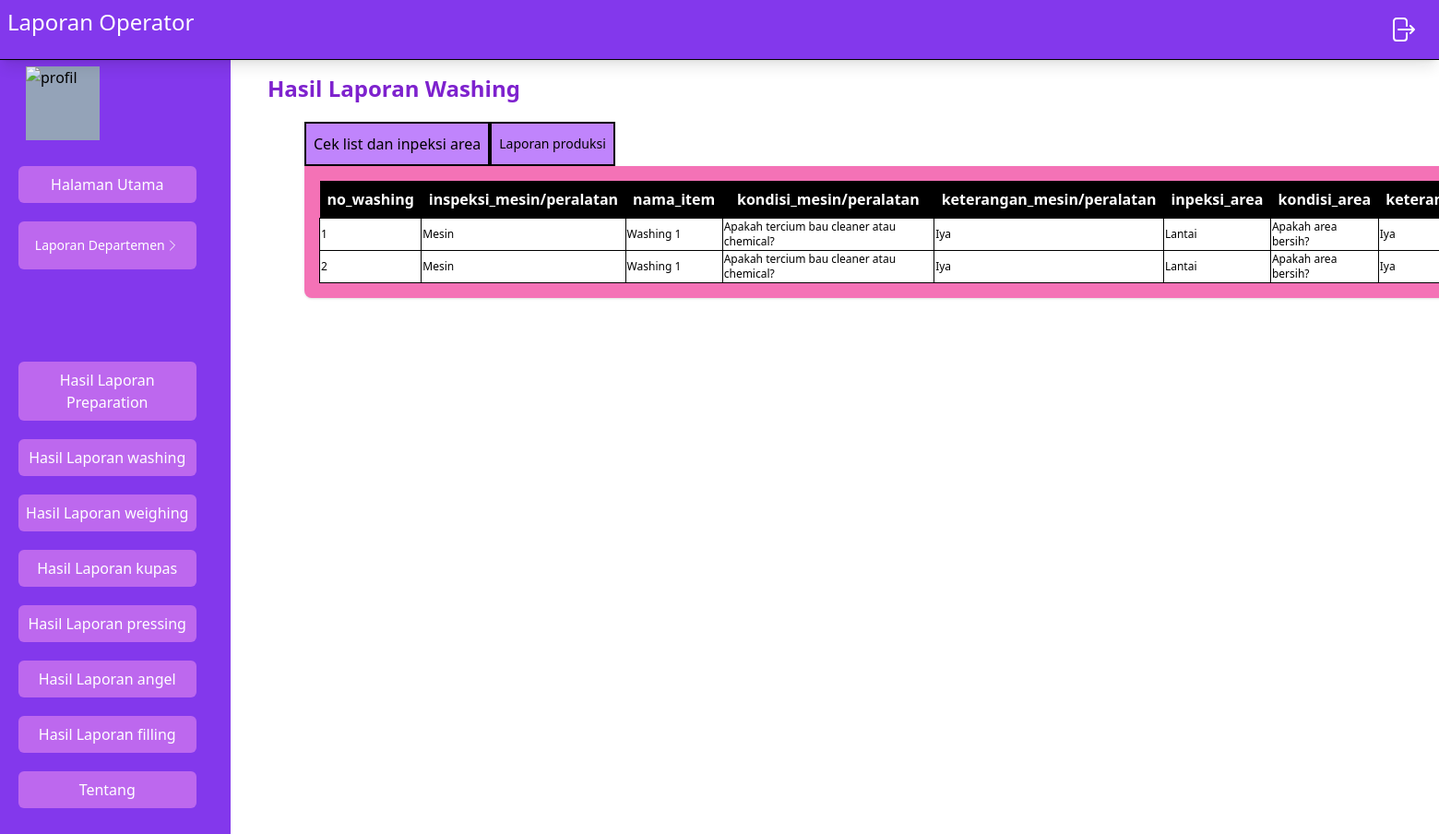
The page /src/Operator/laporanWashing.php on the database its author committed.
### tables this page shows
CREATE TABLE `form_washing_inspeksi_area` (
  `no_washing` int NOT NULL,
  `inspeksi_mesin/peralatan` set('Mesin','Peralatan Produksi') NOT NULL,
  `nama_item` set('Washing 1','Washing 2','Washing 3','Spinner 1','Spinner 2','Convayer 1 dan 2','Bak stainless steel','Container','Saringan','Dosing pump klorin','Selang air') NOT NULL,
  `kondisi_mesin/peralatan` set('Apakah tercium bau cleaner atau chemical?','Apakah part berfungsi dengan baik?','Apakah ada bagian berjamur?','Apakah ada bagian berkarat?','Apakah ada bagian yang kendor?','Apakah ada bagian pecah/sobek/bocor/patah?','apakah ada bagian yang hilang') NOT NULL,
  `keterangan_mesin/peralatan` enum('Iya','Tidak') NOT NULL,
  `inpeksi_area` set('Lantai','Dinding','Plafond','Pintu','Plastic Curtain','Gutter') NOT NULL,
  `kondisi_area` set('Apakah area bersih?','Apakah ada area yang terkelupas?','Apakah ada area yang retak?','Apakah ada area yang berjamur?','Apakah ada sisa buah atau sayur?') NOT NULL,
  `keterangan_area` enum('Iya','Tidak') NOT NULL,
  `inspeksi_alat_cleaning` set('Alat pel','Tarikan air','Kuraray','Sikat','Sikat gagang','Sponges') NOT NULL,
  `kondisi_alat_cleaning` set('Apakah alat bersih?','Apakah alat berfungsi normal?','Apakah alat ada identitas?','Apakah alat bebas dari jamur?') NOT NULL,
  `keterangan_alat_cleaning` enum('Iya','Tidak') NOT NULL,
  `tanggal` date NOT NULL
);

### src/Operator/laporanWashing.php (the view, shortened to what this page needs)
<?php
include("navbar.php");
include("../koneksi.php");
$getDataCekList = mysqli_query($con ,"SELECT * FROM `form_washing_inspeksi_area`  ");
?>
<!DOCTYPE html>
<html lang="en">
<head>
  <link rel="stylesheet" href="../../dist/output.css" />
</head>
<body>
  <div>
    <div class="flex">
      <?php
      require "sidebar.php";
      ?>
      <div class="mainPage container mt-20 w-1/2 ml-20 ">
        <h1 class="text-2xl -ml-10 mb-5 text-purple-700 font-bold">
          Hasil Laporan Washing
        </h1>
        <div class="maincontainer lg:w-[1000px] lg:h-[400px] container h-[300px] w-[600px]">
          <div class="inline">
            <ul class="flex">
              <li
                class="btnProfil bg-purple-400 hover:bg-purple-600 h-12 w-fit p-2 text-md border-2 border-black text-center items-center flex justify-center cursor-pointer">
                Cek list dan inpeksi area
              </li>
              <li
                class="btnUbah bg-purple-400 hover:bg-purple-600  h-12 w-fit p-2 text-md border-2 border-black text-center items-center text-sm flex justify-center cursor-pointer">
                Laporan produksi
              </li>
            </ul>
          </div>
          <div class="bg-pink-400 shadow w-fit rounded-b-lg  flex  justify-center p-2">
          <section class="cekList">
              <div class=" items-center justify-evenly m-2 gap-4 w-full">
                <table>
                    <tr class="bg-black text-white p-2">
                        <th class="p-2">no_washing</th>
                        <th class="p-2">inspeksi_mesin/peralatan</th>
                        <th class="p-2">nama_item </th>
                        <th class="p-2">kondisi_mesin/peralatan</th>
                        <th class="p-2">keterangan_mesin/peralatan</th>
                        <th class="p-2">inpeksi_area</th>
                        <th class="p-2">kondisi_area </th>
                        <th class="p-2">keterangan_area </th>
                    </tr>
                    <?php
                    $no = 1;
                    while ($data = mysqli_fetch_array($getDataCekList)) {
                        ?>
                        <tr class="text-xs bg-white border  ">
                            <td class=" p2 border border-black ">
                                <?php echo $no; ?>
                            </td>
                            <td class=" p2 border border-black ">
                                <?php echo $data['inspeksi_mesin/peralatan']; ?>
                            </td>
                            <td class=" p2 border border-black ">
                                <?php echo $data['nama_item']; ?>
                            </td>
                            <td class=" p2 border border-black ">
                                <?php echo $data['kondisi_mesin/peralatan']; ?>
                            </td>
                            <td class=" p2 border border-black ">
                                <?php echo $data['keterangan_mesin/peralatan']; ?>
                            </td>
                            <td class=" p2 border border-black ">
                                <?php echo $data['inpeksi_area']; ?>
                            </td>
                            <td class=" p2 border border-black ">
                                <?php echo $data['kondisi_area']; ?>
                            </td>
                            <td class=" p2 border border-black ">
                                <?php echo $data['keterangan_area']; ?>
                            </td>
                        </tr>
                        <?php
                        $no++;
                    }
                    ?>
                </table>
              </div>
            </section>
          </div>
        </div>
      </div>
    </div>
  </div>
</body>
</html>

### rows shown on the page
form_washing_inspeksi_area: value "Mesin", nama_item "Washing 1", value "Apakah tercium bau cleaner atau chemical?", value "Iya", inpeksi_area "Lantai", kondisi_area "Apakah area bersih?", keterangan_area "Iya"
form_washing_inspeksi_area: value "Mesin", nama_item "Washing 1", value "Apakah tercium bau cleaner atau chemical?", value "Iya", inpeksi_area "Lantai", kondisi_area "Apakah area bersih?", keterangan_area "Iya"
